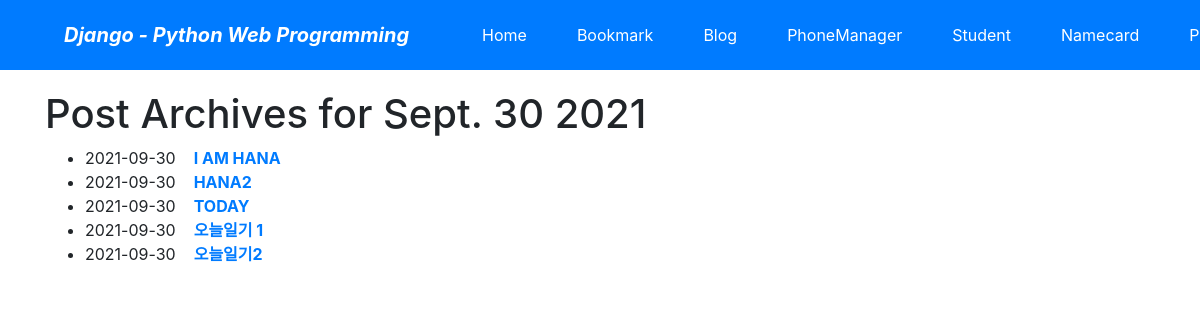
The app's page /blog/archive/2021/9/30/ with its own data.
### blog/models.py (models this page shows, shortened)
class Post(models.Model):
    title = models.CharField(verbose_name='TITLE', max_length=50)
    slug = models.SlugField('SLUG', unique=True, allow_unicode=True, help_text='one word for title alias.')
    description = models.CharField('DESCRIPTION', max_length=100, blank=True, help_text='simple description text')
    content = models.TextField('CONTENT')
    create_dt = models.DateTimeField('CREATE DATE', auto_now_add=True)
    modify_dt = models.DateTimeField('MODIFY DATE', auto_now=True)
    tags = TaggableManager(blank=True)
    owner = models.ForeignKey(User, on_delete=models.CASCADE, verbose_name='OWNER', blank=True, null=True)
    class Meta:
        verbose_name = 'post'
        verbose_name_plural = 'posts'
        db_table = 'blog_posts'
        ordering = ('-modify_dt',)
    def get_absolute_url(self):
        return reverse('blog:post_detail', args=(self.slug,))

### blog/views.py (the view)
# urls.py: path('archive/<int:year>/<int:month>/<int:day>/', views.PostDAV.as_view(), name='post_day_archive'),
class PostDAV(DayArchiveView):
    model = Post
    date_field = 'modify_dt'
    month_format = '%m'

### blog/templates/blog/post_archive_day.html (shortened to what this page needs)
{% extends "base.html" %}
{% block content %}
 <h1>Post Archives for {{ day|date:"N d Y"}}</h1>
<div>
    <ul>
        {% for post in  object_list %}
        <li>{{post.modify_dt|date:"Y-m-d"}}&nbsp;&nbsp;&nbsp;
        <a href="{{post.get_absolute_url}}"><strong>{{post.title}}</strong></a> </li>
        {% endfor %}
    </ul>
</div>
{% endblock %}

### records on screen
Post: modify_dt "2021-09-30", title "I AM HANA"
Post: modify_dt "2021-09-30", title "HANA2"
Post: modify_dt "2021-09-30", title "TODAY"
Post: modify_dt "2021-09-30", title "오늘일기 1"
Post: modify_dt "2021-09-30", title "오늘일기2"

### other values on screen
{{ day|date:"N d Y" }} "Sept. 30 2021"
